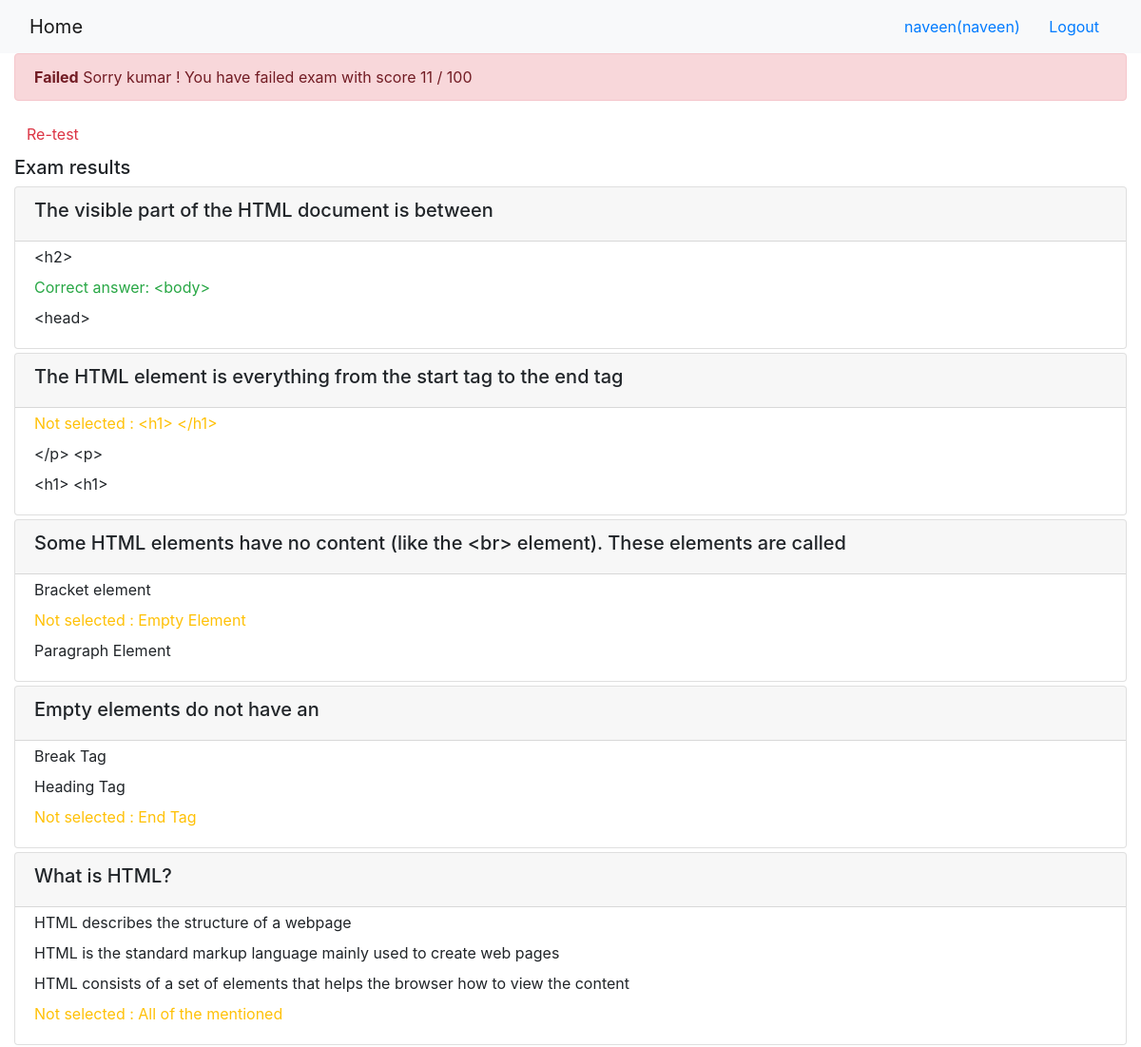
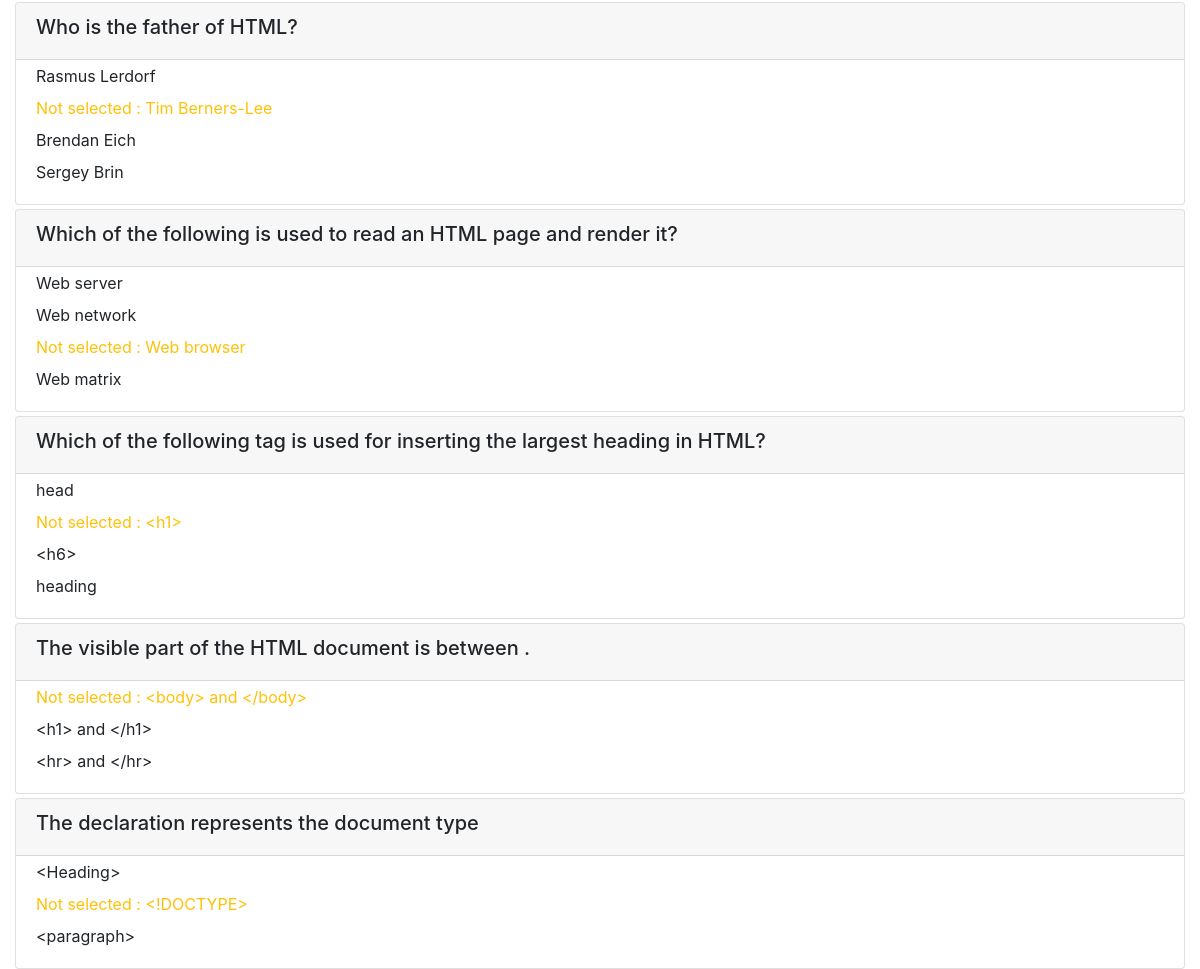
Page /course/1/submission/1/result/ (signed in) on the committed database (2 pictures, top to bottom).
### onlinecourse/models.py (models this page shows)
class Question(models.Model):
    course = models.ManyToManyField(Course)
    lesson_id = models.ForeignKey(Lesson, on_delete=models.CASCADE)
    question_text = models.TextField()
    grade = models.IntegerField(default=0)
    def is_get_score(self, selected_ids):
       all_answers = self.choice_set.filter(is_correct=True).count()
       selected_correct = self.choice_set.filter(is_correct=True, id__in=selected_ids).count()
       if all_answers == selected_correct:
           return True
       else:
           return False

class Choice(models.Model):
    question = models.ForeignKey(Question, on_delete=models.CASCADE)
    choice_text = models.TextField()
    is_correct = models.BooleanField(default=False)
    def __str__(self):
        return "Text: " + self.choice_text + "," + \
               "Is Correct: " + str(self.is_correct)

### onlinecourse/views.py (the view)
# urls.py: path('course/<int:course_id>/submission/<int:submission_id>/result/', views.show_exam_result, name='show_exam_result'),
def show_exam_result(request, course_id, submission_id):
    course = get_object_or_404(Course, pk=course_id)
    submission = get_object_or_404(Submission, pk=submission_id)
    max_score = int(course.question_set.all().aggregate(Sum("grade"))['grade__sum'])
    print('max_score is', max_score)
    score=0
    submission_choices = submission.choices.all()
    print('submission_choices', submission_choices)
    for choice in submission.choices.all():
        print('choice is in ', choice in submission_choices)
        choices_ids = [choice.id]
        print(choice.question.id, choice.choice_text, choice.is_correct)
        result = choice.question.is_get_score(choices_ids)
        print(result)
        if result:
            score+=choice.question.grade
        print(score)
    final_score = int(score/max_score*100)
    print(final_score)
    user = request.user
    context = {'course' : course,
                'submission_choices': submission_choices,
                'grade' : final_score,
                'user': user}
    if request.method == 'GET':
        return render(request, 'onlinecourse/exam_result_bootstrap.html', context)
    else:
        return HttpResponseRedirect(reverse(viewname='onlinecourse:course_details', args=(course_id,)))

### onlinecourse/templatetags/choice_check.py (called while the page is built)
@register.filter(name="check_choice")
def check_choice(submission_choices, choice_id):
    sub_choice = submission_choices.filter(id=choice_id).values('is_correct')
    return sub_choice[0]['is_correct']

### onlinecourse/templates/onlinecourse/exam_result_bootstrap.html (shortened to what this page needs)
<!DOCTYPE html>
<html lang="en">
<head>
    {% load static choice_check %}
    <link rel="stylesheet" href="https://maxcdn.bootstrapcdn.com/bootstrap/4.5.2/css/bootstrap.min.css">
</head>
<body>
 <nav class="navbar navbar-light bg-light">
    <div class="container-fluid">
        <div class="navbar-header">
              <a class="navbar-brand" href="{% url 'onlinecourse:index' %}">Home</a>
        </div>
        <ul class="nav navbar-nav navbar-right">
            {% if user.is_authenticated %}
            <li>
                <a class="btn btn-link" href="#">{{ user.first_name }}({{ user.username }})</a>
                <a class="btn btn-link" href="{% url 'onlinecourse:logout' %}">Logout</a>
            </li>
            {% endif %}
        </ul>
    </div>
</nav>
<div class="container-fluid">
    {% if grade > 80 %}
    <div class="alert alert-success">
        <strong>Congratulations, {{ user.last_name }} !</strong> You have passed the exam and complted the course with score {{ grade }} / 100
    </div>
        {% else %}
        <div class="alert alert-danger">
            <strong>Failed</strong> Sorry  {{ user.last_name }} ! You have failed exam with score {{ grade }} / 100
        </div>
        <a class="btn btn-link text-danger" href="{% url 'onlinecourse:course_details' course.id %}">Re-test</a>
        {% endif %}
        <div class="card-columns-vertical mt-1">
            <h5 class="">Exam results</h5>
            {% for question in course.question_set.all %}
                <div class="card mt-1">
                    <div class="card-header"><h5>{{ question.question_text}}</h5>
                    </div>
                    <div class="form-group">
                        <ul class="list-group" style="list-style: none;">
                            {% for choice in question.choice_set.all %}
                                    {% if choice in submission_choices and submission_choices|check_choice:choice.id %}
                                        <li name="choice_{{choice.id}}" style="border: none"
                                            class="list-group-item text-success pt-1 pb-1" id="{{choice.id}}"
                                            value="{{choice.id}}"> Correct answer: {{ choice.choice_text }}
                                        </li>
                                    {% elif choice.is_correct %}
                                        <li name="choice_{{choice.id}}" style="border: none"
                                            class="list-group-item text-warning pt-1 pb-1" id="{{choice.id}}"
                                            value="{{choice.id}}"> Not selected : {{ choice.choice_text }}
                                        </li>
                                    {% else %}
                                        <li name="choice_{{choice.id}}" style="border: none"
                                            class="list-group-item pt-1 pb-1" id="{{choice.id}}"
                                            value="{{choice.id}}">{{ choice.choice_text }}
                                        </li>
                                    {% endif %}
                            {% endfor %}
                        </ul>
                    </div>
                </div>
            {% endfor %}
        </div>
    </div>
</body>
</html>

### rows in the picture
Question: question_text "The visible part of the HTML document is between"
Choice: {{ choice.id }} 2 (drawn), choice_text "<h2>"
Choice: {{ choice.id }} 3 (drawn), choice_text "<body>"
Choice: {{ choice.id }} 4 (drawn), choice_text "<head>"
Question: question_text "The HTML element is everything from the start tag to the end tag"
Choice: {{ choice.id }} 5 (drawn), choice_text "<h1> </h1>"
Choice: {{ choice.id }} 6 (drawn), choice_text "</p> <p>"
Choice: {{ choice.id }} 7 (drawn), choice_text "<h1> <h1>"
Question: question_text "Some HTML elements have no content (like the <br> element). These elements are called"
Choice: {{ choice.id }} 8 (drawn), choice_text "Bracket element"
Choice: {{ choice.id }} 9 (drawn), choice_text "Empty Element"
Choice: {{ choice.id }} 10 (drawn), choice_text "Paragraph Element"
Question: question_text "Empty elements do not have an"
Choice: {{ choice.id }} 11 (drawn), choice_text "Break Tag"
Choice: {{ choice.id }} 12 (drawn), choice_text "Heading Tag"
Choice: {{ choice.id }} 13 (drawn), choice_text "End Tag"
Question: question_text "What is HTML?"
Choice: {{ choice.id }} 20 (drawn), choice_text "HTML describes the structure of a webpage"
Choice: {{ choice.id }} 21 (drawn), choice_text "HTML is the standard markup language mainly used to create web pages"
Choice: {{ choice.id }} 22 (drawn), choice_text "HTML consists of a set of elements that helps the browser how to view the content"
Choice: {{ choice.id }} 23 (drawn), choice_text "All of the mentioned"
Question: question_text "Who is the father of HTML?"
Choice: {{ choice.id }} 24 (drawn), choice_text "Rasmus Lerdorf"
Choice: {{ choice.id }} 25 (drawn), choice_text "Tim Berners-Lee"
Choice: {{ choice.id }} 26 (drawn), choice_text "Brendan Eich"
Choice: {{ choice.id }} 27 (drawn), choice_text "Sergey Brin"
Question: question_text "Which of the following is used to read an HTML page and render it?"
Choice: {{ choice.id }} 28 (drawn), choice_text "Web server"
Choice: {{ choice.id }} 29 (drawn), choice_text "Web network"
Choice: {{ choice.id }} 30 (drawn), choice_text "Web browser"
Choice: {{ choice.id }} 31 (drawn), choice_text "Web matrix"
Question: question_text "Which of the following tag is used for inserting the largest heading in HTML?"
Choice: {{ choice.id }} 32 (drawn), choice_text "head"
Choice: {{ choice.id }} 33 (drawn), choice_text "<h1>"
Choice: {{ choice.id }} 34 (drawn), choice_text "<h6>"
Choice: {{ choice.id }} 35 (drawn), choice_text "heading"
Question: question_text "The visible part of the HTML document is between ."
Choice: {{ choice.id }} 17 (drawn), choice_text "<body> and </body>"
Choice: {{ choice.id }} 18 (drawn), choice_text "<h1> and </h1>"
Choice: {{ choice.id }} 19 (drawn), choice_text "<hr> and </hr>"
Question: question_text "The declaration represents the document type"
Choice: {{ choice.id }} 14 (drawn), choice_text "<Heading>"
Choice: {{ choice.id }} 15 (drawn), choice_text "<!DOCTYPE>"
Choice: {{ choice.id }} 16 (drawn), choice_text "<paragraph>"

### other values in the picture
{{ user.first_name }} "naveen"
{{ user.username }} "naveen"
{{ user.last_name }} "kumar"
{{ grade }} "11"
